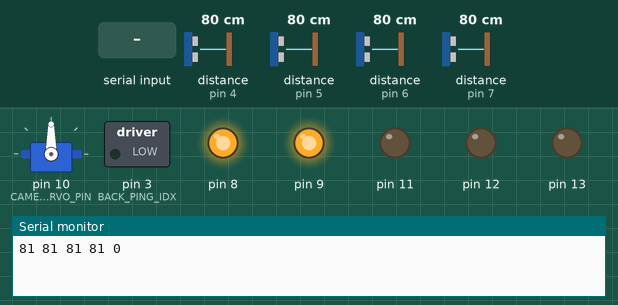
Simulated run of this sketch. Board: Arduino Mega 2560, built with avr-gcc and run on an emulated ATmega2560. On the bench: servo, switched loads named in the sketch (green lamp = pin HIGH), output pins drawn as LEDs (lit = HIGH), the last lines printed to the serial monitor. The inputs (shaded band) are chosen by the test bench; at power-on: distance to the obstacle (sensors on pin 4, pin 5, pin 6, pin 7) 80 cm. The echo pulse lasts 58.3 µs per cm.

Above: at 3.7 s.
3.8 s: "90,45\n" received over Serial
At 4.4 s:
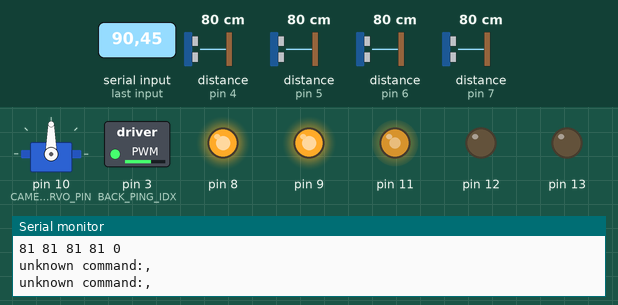
5.3 s: "S90\n" received over Serial
At 5.6 s:
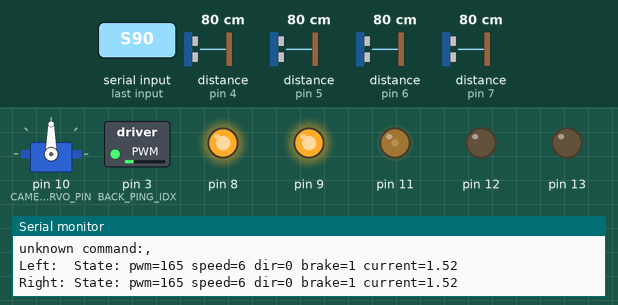
6.8 s: byte 85 ('U') received over Serial
At 7.8 s:
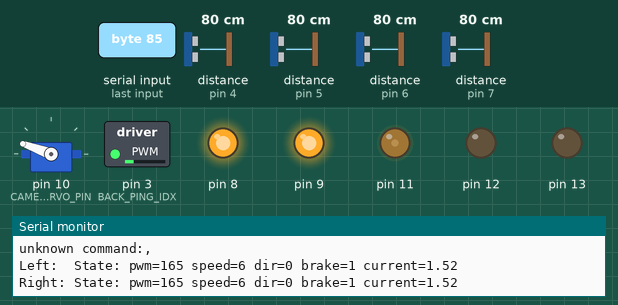
8.3 s: byte 68 ('D') received over Serial
At 9.0 s:
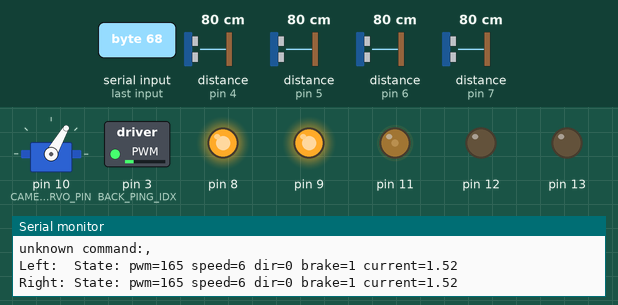
9.8 s: "I90\n" received over Serial
11.3 s: "b\n" received over Serial
At 12.5 s:
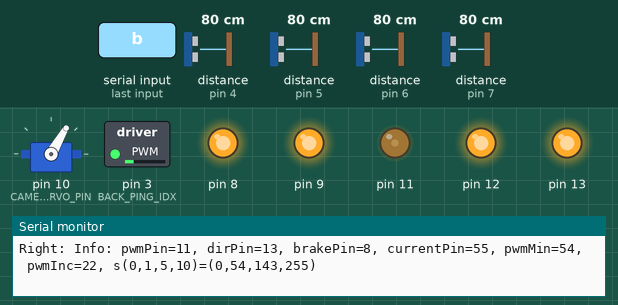
Timing chart, 0 to 13.8 s (numbered marks = the images above; inputs shaded):
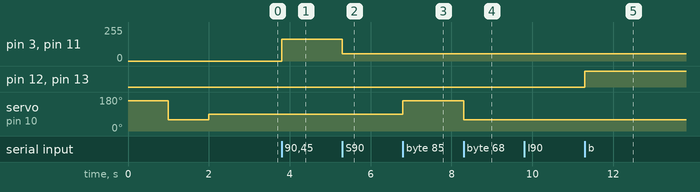

Measured:
- after the input at 3.8 s, pin 3 (BACK_PING_IDX), pin 11: 0/255 → 165/255 at once
- after the input at 5.3 s, pin 3 (BACK_PING_IDX), pin 11: 165/255 → 54/255 at once
- after the input at 6.8 s, servo on pin 10 (CAMERA_TILT_SERVO_PIN): 90° → 160° at once
- after the input at 8.3 s, servo on pin 10 (CAMERA_TILT_SERVO_PIN): 160° → 60° at once
- after the input at 11.3 s, pin 12, pin 13: LOW → HIGH at once

The sketch:

CB.ino
```cpp
// unified motor control and sonar sensing on to a single arduino
// removed wheel encoder support until we actually build the hardware
// removed kill pin as it is no longer needed from the sonar board
// might add it back for bumper switches


// Summary of resource usage
//  PIN:   USAGE
//   D0     FREE
//   D1     FREE
//   D2     FREE
//   D3     LEFT MOTOR PWM    (TIMER 2: PWM)
//   D4     PING
//   D5     PING
//   D6     PING
//   D7     PING
//   D8     RIGHT MOTOR BRAKE
//   D9     LEFT MOTOR BRAKE
//   D10    CAMERA TILT SERVO     (TIMER 1: via servo library)
//   D11    RIGHT MOTOR PWM       (TIMER 2: PWM)
//   D12    LEFT MOTOR DIRECTION
//   D13    RIGHT MOTOR DIRECTION

//   A0     LEFT MOTOR CURRENT SENSE
//   A1     RIGTH MOTOR CURRENT SENSE
//   A2     FREE
//   A3     FREE
//   A4     FREE
//   A5     FREE

// small useful 6 volt moror min
#define PWMMIN 54
#define FWDVAL LOW
#define BWDVAL HIGH
#define PWMINC (255 - PWMMIN)/9

// resolution according to hardware page
#define VOLTS_PER_AMP 1.65

//#define VERBOSE 1

#ifdef VERBOSE
#define V(stmt) { stmt; }
#else
#define V(stmt)
#endif

#define NUM_MOTORS 2
#define LEFT_MOTOR  0
#define RIGHT_MOTOR 1

// MOTOR PIN ASSIGNMENTS
#define MOTOR_L_PWM     3   // timer_2
#define MOTOR_L_DIR     12
#define MOTOR_L_BRAKE   9
#define MOTOR_L_CURRENT A0


#define MOTOR_R_PWM     11 // timer_2
#define MOTOR_R_DIR     13
#define MOTOR_R_BRAKE   8
#define MOTOR_R_CURRENT A1

int speedCmd;
unsigned long monTimer;
int const monInterval=500;

// FREE PINS AFTER MOTOR ASSIGNMENTS
// D0 D1 D2 D4 D5 D6 D7 D10
// A2 A3 A4 A5

class Motor {
  byte  num;

  byte  pwm;
  byte  dir;
  byte  brake;
  float current;

  int   spd;
  int   pwmPin;
  int   dirPin;
  int   brakePin;
  int   currentPin;

public:
  Motor(int i, int pp, int dp, int bp, int cp);
  void setup(void);
  void reset(void);
  void status(void);
  void stop(void);
  void go(void);
  void speed(int s);
  void fwd(void);
  void bwd(void);
  void readCurrent(void);
  void doCmd(char c);
  void info();
};

void
Motor::setup(void)
{
  V(if (num==LEFT_MOTOR) Serial.println("Left: Setup"); else Serial.println("Right: Setup"));
  pinMode(dirPin, OUTPUT); //Initiates Motor Channel A pin
  pinMode(brakePin, OUTPUT); //Initiates Brake Channel A pin
}

void
Motor::fwd(void)
{
  V(if (num==LEFT_MOTOR) Serial.println("Left: fwd"); else Serial.println("Right: fwd"));
  dir=FWDVAL;
  digitalWrite(dirPin, FWDVAL);
}

void
Motor::bwd(void)
{
  V(if (num==LEFT_MOTOR) Serial.println("Left: bwd"); else Serial.println("Right: bwd"));
  dir=BWDVAL;
  digitalWrite(dirPin, BWDVAL);
}

void
Motor::stop(void)
{
  V(if (num==LEFT_MOTOR) Serial.println("Left: stop"); else Serial.println("Right: stop"));
  brake=HIGH;
  digitalWrite(brakePin, HIGH);
}

void
Motor::go(void)
{
  V(if (num==LEFT_MOTOR) Serial.println("Left: go"); else Serial.println("Right: go"));
  brake=LOW;
  digitalWrite(brakePin, LOW);
}

void
Motor::readCurrent(void)
{
  V(if (num==LEFT_MOTOR) Serial.println("Left: readCurrent"); else Serial.println("Right: readCurrent"));
  current=(analogRead(currentPin) * (5.0/1024.0))/VOLTS_PER_AMP;
}

int
validateSpeed(int s)
{
  if (s<0) return 0;
  if (s>10) return 10;
  return s;
}

int
speedToPwm(int s)
{
  if (s==0) return 0; else return (PWMMIN + ((s-1)*PWMINC));
}

void
Motor::speed(int s)
{
  V(if (num==LEFT_MOTOR) Serial.println("Left: speed"); else Serial.println("Right: speed"));
  spd = validateSpeed(s);
  pwm = speedToPwm(spd);
  analogWrite(pwmPin, pwm);
}

void
Motor::reset(void)
{
   V(if (num==LEFT_MOTOR) Serial.println("Left: reset"); else Serial.println("Right: reset"));
   stop();
   speed(0);
   fwd();
   readCurrent();
}

void
Motor::doCmd(char c)
{
  switch (c) {
   case 'S':
     status();
     break;
   case 'I':
     info();
     break;
   case 'R':
     reset();
     break;
   case 'H':
     stop();
     speed(0);
     break;
   case 'g':
     go();
     break;
   case 'h':
     stop();
     break;
   case 'f':
     fwd();
     break;
   case 'b':
     bwd();
     break;
   case 's':
     if (speedCmd<0) {
       char d;
       Serial.readBytes(&d,1);
       speedCmd=d;
     }
     if (speedCmd=='-') speed(0);
     else if (speedCmd>='0' && speedCmd<='9') speed((speedCmd-'0')+1);
     break;
   case '-':
     speed(0);
     break;
   case '0':
   case '1':
   case '2':
   case '3':
   case '4':
   case '5':
   case '6':
   case '7':
   case '8':
   case '9':
     speed((c-'0')+1);
     break;
  case 'a':
     speed(spd+1);
     break;
  case 'd':
     speed(spd-1);
     break;
  default:
     Serial.print("unknown command:"); Serial.println(c);
  }
}

Motor::Motor(int i, int pp, int dp, int bp, int cp)
{
//    if (num==LEFT) Serial.println("Left: Constructor"); else Serial.println("Right: Constructor");
    num=i;
    pwmPin = pp; dirPin=dp; brakePin=bp; currentPin=cp;
    spd = 0; pwm = 0; dir = 0;
}

void
Motor::info(void)
{
  if (num==LEFT_MOTOR) Serial.print("Left:  "); else Serial.print("Right: ");
  Serial.print("Info: pwmPin="); Serial.print(pwmPin);
  Serial.print(", dirPin="); Serial.print(dirPin);
  Serial.print(", brakePin="); Serial.print(brakePin);
  Serial.print(", currentPin="); Serial.print(currentPin);
  Serial.print(", pwmMin="); Serial.print(PWMMIN);
  Serial.print(", pwmInc="); Serial.print(PWMINC);
  Serial.print(", s(0,1,5,10)=(");
  Serial.print(speedToPwm(0));Serial.print(",");
  Serial.print(speedToPwm(1));Serial.print(",");
  Serial.print(speedToPwm(5));Serial.print(",");
  Serial.print(speedToPwm(10));
  Serial.println(")");
}

void
Motor::status(void)
{
  if (num==LEFT_MOTOR) Serial.print("Left:  "); else Serial.print("Right: ");
  Serial.print("State: pwm="); Serial.print(pwm);
  Serial.print(" speed="); Serial.print(spd);
  Serial.print(" dir="); Serial.print(dir);
  Serial.print(" brake="); Serial.print(brake);
  Serial.print(" current="); Serial.println(current);
}

Motor L(LEFT_MOTOR , MOTOR_L_PWM, MOTOR_L_DIR, MOTOR_L_BRAKE, MOTOR_L_CURRENT);
Motor R(RIGHT_MOTOR, MOTOR_R_PWM, MOTOR_R_DIR, MOTOR_R_BRAKE, MOTOR_R_CURRENT);

void
testMotors()
{
  L.speed(5); L.go(); delay(500); L.stop();
  delay(500);
  L.bwd(); L.go(); delay(500); L.stop();
  L.reset();

  R.speed(5); R.go(); delay(500); R.stop();
  delay(500);
  R.bwd(); R.go(); delay(500); R.stop();
  R.reset();
}

#include <NewPing.h>

int pwarning   = 20;
int palert     = 15;

#define SONAR_NUM     4 // Number or sensors
#define MAX_DISTANCE 200 // Maximum distance (in cm) for ping routines.  We high pass filter down to 200
#define PING_INTERVAL 33 // Milliseconds between sensor pings (33ms is about the min to avoid cross-sensor echo).

unsigned long pingTimer[SONAR_NUM]; // Holds the times when the next ping should happen for each sensor.
unsigned int cm[SONAR_NUM];         // Where the ping distances are stored.
unsigned int old[SONAR_NUM];
unsigned int last[SONAR_NUM];
uint8_t currentSensor = 0;          // Keeps track of which sensor is active.
boolean PingAlarm = true;
int PingProx = 0;
boolean PingUpdate = false;
boolean PingOverRide = false;

#define FRONTPIN 5
#define RIGHTPIN 4
#define LEFTPIN  6
#define BACKPIN  7


// FREE PINS AFTER MOTOR and SONAR ASSIGNMENTS
// D0 D1 D2 D10
// A2 A3 A4 A5


NewPing sonar[SONAR_NUM] = {
  NewPing(RIGHTPIN, RIGHTPIN, MAX_DISTANCE),   // Each sensor's trigger pin, echo pin, and max distance to ping.
  NewPing(FRONTPIN, FRONTPIN, MAX_DISTANCE),
  NewPing(LEFTPIN, LEFTPIN, MAX_DISTANCE),
  NewPing(BACKPIN, BACKPIN, MAX_DISTANCE)
};

#define RIGHT_PING_IDX 0
#define FRONT_PING_IDX 1
#define LEFT_PING_IDX  2
#define BACK_PING_IDX  3

void
PingSetup() {
  for (uint8_t i=0; i< SONAR_NUM; i++) { old[i]=MAX_DISTANCE; last[i]=0; }
  pingTimer[0] = millis() + 75;           // First ping starts at 75ms, gives time for the Arduino to chill before starting.
  for (uint8_t i = 1; i < SONAR_NUM; i++) { // Set the starting time for each sensor.
    pingTimer[i] = pingTimer[i - 1] + PING_INTERVAL;
  }
}

void
oneSensorCycle() { // Sensor ping cycle complete, do something with the results.
 if (PingUpdate) {
    Serial.print(last[FRONT_PING_IDX]); Serial.print(" ");
    Serial.print(last[RIGHT_PING_IDX]); Serial.print(" ");
    Serial.print(last[BACK_PING_IDX]); Serial.print(" ");
    Serial.print(last[LEFT_PING_IDX]); Serial.print(" ");
    Serial.print(PingProx);
    Serial.print("\n");
  }
}

void
PingLoop() {
  if (millis() >= pingTimer[currentSensor]) {               // Is it this sensor's time to ping?
      cm[currentSensor] = sonar[currentSensor].ping_cm();                // do measurement -- this blocks
      //Serial.print(currentSensor); Serial.print(": "); Serial.println(cm[currentSensor]);
      if (cm[currentSensor] != 0) {
        old[currentSensor]=cm[currentSensor];
        if (old[currentSensor]<pwarning) { PingProx |= 1<<(SONAR_NUM + currentSensor); }
        if (old[currentSensor]<=palert)  {  PingAlarm=true; PingProx |= 1<<currentSensor; }
        if (old[currentSensor]!=last[currentSensor]) { last[currentSensor]=old[currentSensor]; PingUpdate=true;}
        if ((PingProx & 0x0F)==0) PingAlarm=false;
      }
      pingTimer[currentSensor] = millis() + PING_INTERVAL * SONAR_NUM;  // Set next time this sensor will be pinged.
      if (currentSensor == SONAR_NUM - 1) {
          oneSensorCycle(); // Sensor ping cycle complete, do something with the results.
          currentSensor = 0; // start over again
          PingProx = 0;
          PingUpdate = false;
      } else {
        currentSensor++;
      }
  }
}


// FREE PINS AFTER MOTOR and SONAR ASSIGNMENTS and camera servo
// D0 D1 D2
// A2 A3 A4 A5
#define CAMERA_TILT_SERVO_PIN 10
#define CAMERA_TILT_SERVO_MIN 544
#define CAMERA_TILT_SERVO_MAX 2400

#include <Servo.h>

#define CAMERA_TILT_MIN_VAL 60
#define CAMERA_TILT_MAX_VAL 160
#define CAMERA_TILT_STRAIGHT_VAL 90


// servo library uses timer 1

Servo cameraTiltServo;  // create servo object to control a servo
int CameraTiltAngle = CAMERA_TILT_STRAIGHT_VAL;

inline void
cameraTiltServoUp() {
   CameraTiltAngle = CAMERA_TILT_MAX_VAL;
   cameraTiltServo.write(CameraTiltAngle);
}


inline void
cameraTiltServoDown() {
   CameraTiltAngle = CAMERA_TILT_MIN_VAL;
   cameraTiltServo.write(CameraTiltAngle);
}

inline void
cameraTiltServoStraight() {
   CameraTiltAngle = CAMERA_TILT_STRAIGHT_VAL;
   cameraTiltServo.write(CameraTiltAngle);
}

inline void
cameraTiltServoInc() {
  if (CameraTiltAngle < CAMERA_TILT_MAX_VAL) {
    CameraTiltAngle += 1;
    cameraTiltServo.write(CameraTiltAngle);
  }
}

inline void
cameraTiltServoDec() {
   if (CameraTiltAngle > CAMERA_TILT_MIN_VAL) {
      CameraTiltAngle-=1;
      cameraTiltServo.write(CameraTiltAngle);
   }
}

inline void
cameraTiltValue(long val)
{
  if (val >= CAMERA_TILT_MIN_VAL && val <= CAMERA_TILT_MAX_VAL) {
    CameraTiltAngle=val;
    cameraTiltServo.write(CameraTiltAngle);
  }
}

inline void
cameraTiltSetting(char s)
{
    cameraTiltValue(CAMERA_TILT_MIN_VAL + (10 * s));
}

void
cameraTiltServoSetup()
{
  cameraTiltServo.attach(CAMERA_TILT_SERVO_PIN, CAMERA_TILT_SERVO_MIN, CAMERA_TILT_SERVO_MAX);
  //Serial.println("cameraTiltServoTest: START");
  cameraTiltServoStraight();
}


void
cameraTiltServoTest()
{
//  cameraTiltServo.write(0);
//  delay(30);
//  Serial.println("cameraTiltServoTest: START");
  cameraTiltServoUp();
  delay(1000);
  cameraTiltServoDown();
  delay(1000);
  cameraTiltServoStraight();
  delay(500);
//  Serial.println("cameraTiltServoTest: END");
}

void
setup()
{
  Serial.begin(115200);

  PingSetup();
  cameraTiltServoSetup();

  cameraTiltServoTest();

  L.setup(); L.reset();
  R.setup(); R.reset();
#if 0
  testMotors();
#endif
}

void
loop()
{
  char c,cmd;

  PingLoop();

  if (PingAlarm == true && PingOverRide == false) { L.stop(); R.stop(); }

  if (monTimer && millis() > monTimer) {
     L.readCurrent();
     R.readCurrent();
     L.status(); R.status();
     monTimer = millis() + monInterval;
  }

  speedCmd = -1;

  if (Serial.available() >= 1) {
       // read the incoming byte:
       cmd=Serial.read();
     //  Serial.println(cmd);
       switch (cmd) {
        case '\n':
        case '\r':
          return;
          break;
        case 'U':
          cameraTiltServoUp();
          break;
        case 'D':
          cameraTiltServoDown();
          break;
        case '=':
          cameraTiltServoStraight();
          break;
        case '+':
          cameraTiltServoInc();
          break;
        case '-':
          cameraTiltServoDec();
          break;
        case 'C':
          {
	          long val = Serial.parseInt();
	          cameraTiltValue(val);
	        }
	        break;
        case 'c':
        {
          Serial.readBytes(&c,1);

           Serial.write(&c,1);
           Serial.println("");
           if (c>='0' && c<='9') cameraTiltSetting(c-'0');
        }
        break;
	      case 'O':
	        PingOverRide = true;
	        break;
        case 'o':
	        PingOverRide = false;
	        break;
        case 'm':
          if (monTimer==0) monTimer = millis() + monInterval;
          else monTimer=0;
          break;
        case 'l':
        case 'r':
          Serial.readBytes(&c,1);
          if (cmd=='l') L.doCmd(c);
          else R.doCmd(c);
          break;
        default:
          L.doCmd(cmd);
          R.doCmd(cmd);
       }
  }
}
```
